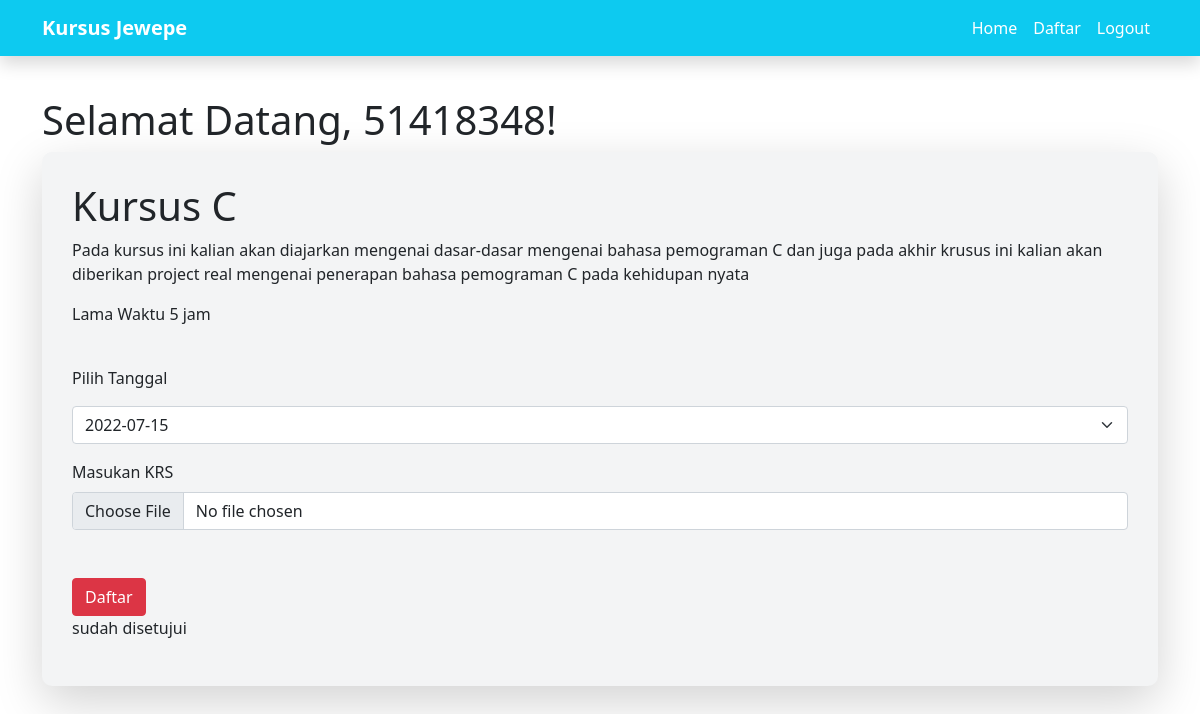
Screenshot of /detail.php?id=1 (signed in) with the database file from the repository.
### tables this page shows
CREATE TABLE `kursus` (
  `id` int(11) NOT NULL,
  `namakursus` varchar(40) NOT NULL,
  `keterangan` varchar(300) NOT NULL,
  `lama` int(20) NOT NULL
);

CREATE TABLE `daftar` (
  `id` int(15) NOT NULL,
  `namapeserta` varchar(35) NOT NULL,
  `dipilih` varchar(35) NOT NULL,
  `status` varchar(35) NOT NULL DEFAULT 'menunggu',
  `waktu` varchar(25) NOT NULL,
  `krs` varchar(100) NOT NULL
);

### detail.php (the view, shortened to what this page needs)
<?php
require "admin/config.php";
?>
<?php
$id = $_GET['id'];
$result = mysqli_query($conn, "SELECT * FROM kursus WHERE id=$id");
while($user_data = mysqli_fetch_array($result))
{
    $nama = $user_data['namakursus'];
    $keterangan = $user_data['keterangan'];
    $waktu = $user_data['lama'];
}
?>
<!doctype html>
<html lang="en">
  <head>
    <link href="https://cdn.jsdelivr.net/npm/bootstrap@5.0.1/dist/css/bootstrap.min.css" rel="stylesheet">
    <link rel="stylesheet" href="https://cdn.jsdelivr.net/npm/bootstrap-icons@1.5.0/font/bootstrap-icons.css">
  </head>
  <body>
    <header>
        <nav class="navbar navbar-expand-lg navbar-dark bg-info shadow fixed-top">
        <div class="container">
            <a class="navbar-brand fw-bold" href="#">Kursus Jewepe</a>
            <div class="collapse navbar-collapse" id="navbarNav">
            <ul class="navbar-nav ms-auto">
                <li class="nav-item">
                <a class="nav-link active" aria-current="page" href="index.php">Home</a>
                </li>
                <li class="nav-item">
                <a class="nav-link active" aria-current="page" href="">Daftar</a>
                </li>
                <li class="nav-item">
                <a class="nav-link active" aria-current="page" href="logout.php">Logout</a>
                </li>
            </ul>
            </div>
        </div>
        </nav>
    </header>
    <br>
    <br>
    <div class="container mt-5" >
    <?php echo "<h1>Selamat Datang, " . $_SESSION['username'] ."!". "</h1>"; ?>
                <form action="" method="post" class="shadow-lg" style="background-color: #f3f4f5; padding: 30px; border-radius: 10px;">
                    <h1>Kursus <?php echo $nama;?></h1>
                    <div class="mb-3">
                        <p><?php echo $keterangan;?></p>
                        <p>Lama Waktu <?php echo $waktu;?> jam</p>
                        <br>
                        <p>Pilih Tanggal</p>
                    </div>
                    <div class="mb-3">
                        <select  name="waktunya" class="form-select" aria-label="Default select example">
                            <?php
                            $result = mysqli_query($conn, "SELECT waktu FROM jadwal");
                            while($user_data = mysqli_fetch_array($result)) {
                            ?>
                            <option value=<?php echo $user_data['waktu'];?>><?php echo $user_data['waktu'];?></option>
                            <?php }?>
                        </select>
                    </div>
                    <label for="formFileDisabled" class="form-label">Masukan KRS</label>
                        <input class="form-control" type="file" id="formFileDisabled"  />
                        <br>
                        <br>
                    <?php
                          $result2 = mysqli_query($conn, "SELECT * FROM daftar ");
                          $result3 = mysqli_query($conn, "SELECT * FROM kursus where id = 1 ");
                          $user_data3 = mysqli_fetch_array($result3);
                          while($user_data2 = mysqli_fetch_array($result2)) {
                            if($user_data2['namapeserta'] === $_SESSION['username']){
                              if($user_data2['status'] === 'menunggu' && $user_data3  ){
                                echo "
                                <div class = alert alert-success role ='alert'>
                                  <p>menunggu persertujuan</p>
                                </div>";
                              }
                              else if($user_data2['status'] === 'Sudah Terverifikasi' && $user_data3 ){
                                echo "
                                  <p>sudah disetujui</p>
                                ";
                              }
                              else{
                                echo '<button type="submit" name="submit" class="btn btn-danger">Daftar</button>';
                              }
                            }
                    }?>
                </form>
    </div>
    <br>
    <br>
  </body>
</html>

### rows the page displays
kursus: namakursus "C", keterangan "Pada kursus ini kalian akan diajarkan mengenai dasar-dasar mengenai bahasa pemograman C dan juga pada akhir krusus ini kalian akan diberikan project real mengenai penerapan bahasa pemograman C pada kehidupan nyata", lama "5"
daftar: namapeserta "Daftar"
daftar: namapeserta "sudah disetujui"

### other values shown
$_SESSION['username'] "51418348"
form field waktunya "2022-07-15"
